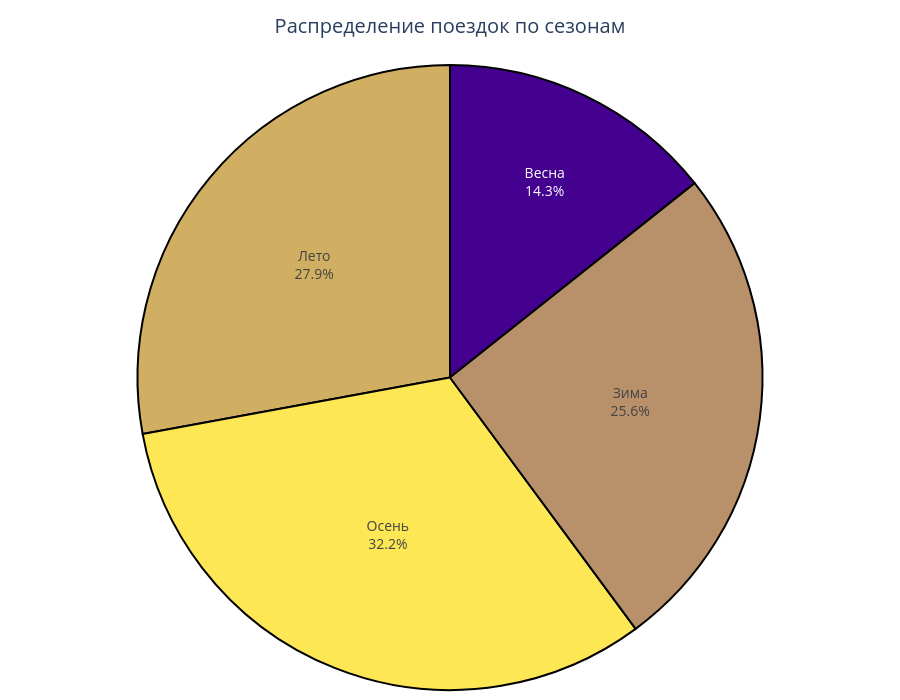

The notebook cell saved with this chart:
### Markdown cell above
## 3. Круговая диаграмма Plotly

### Code cell
season_totals = (
    clean.groupby("season_name", observed=True)["cnt"]
    .sum()
    .reindex(["Весна", "Лето", "Осень", "Зима"])
)

normalized = (season_totals - season_totals.min()) / (
    season_totals.max() - season_totals.min()
)
pie_colors = [
    f"rgb({int(68 + 185 * v)}, {int(1 + 230 * v)}, {int(84 + 60 * (1-v))})"
    for v in normalized
]

pie = go.Figure(
    data=[
        go.Pie(
            labels=season_totals.index,
            values=season_totals.values,
            textinfo="label+percent",
            textfont=dict(size=14),
            marker=dict(colors=pie_colors, line=dict(color="black", width=2)),
            sort=False,
            hovertemplate="%{label}: %{value:,} поездок (%{percent})<extra></extra>",
        )
    ]
)
pie.update_layout(
    title=dict(text="Распределение поездок по сезонам", x=0.5, font=dict(size=20)),
    template="plotly_white",
    autosize=True,
    height=700,
    margin=dict(l=10, r=10, t=65, b=10),
    showlegend=False,
)
pie.write_html(INTERACTIVE / "02_season_pie.html", include_plotlyjs="cdn")
pie.write_image(FIGURES / "02_season_pie.png", width=1100, height=700, scale=1.5)
pie.show()

### Figure 1 — Plotly figure (JSON) as saved in the notebook; plotly's stock layout.template omitted (floating-point values rounded to 4 significant figures)
{"data": [{"hovertemplate": "%{label}: %{value:,} поездок (%{percent})<extra></extra>", "labels": ["Весна", "Лето", "Осень", "Зима"], "marker": {"colors": ["rgb(68, 1, 144)", "rgb(208, 175, 98)", "rgb(253, 231, 84)", "rgb(184, 145, 106)"], "line": {"color": "black", "width": 2}}, "sort": false, "textfont": {"size": 14}, "textinfo": "label+percent", "type": "pie", "values": [471348, 918589, 1061129, 841613]}], "layout": {"autosize": true, "height": 700, "margin": {"b": 10, "l": 10, "r": 10, "t": 65}, "showlegend": false, "title": {"font": {"size": 20}, "text": "Распределение поездок по сезонам", "x": 0.5}}}
